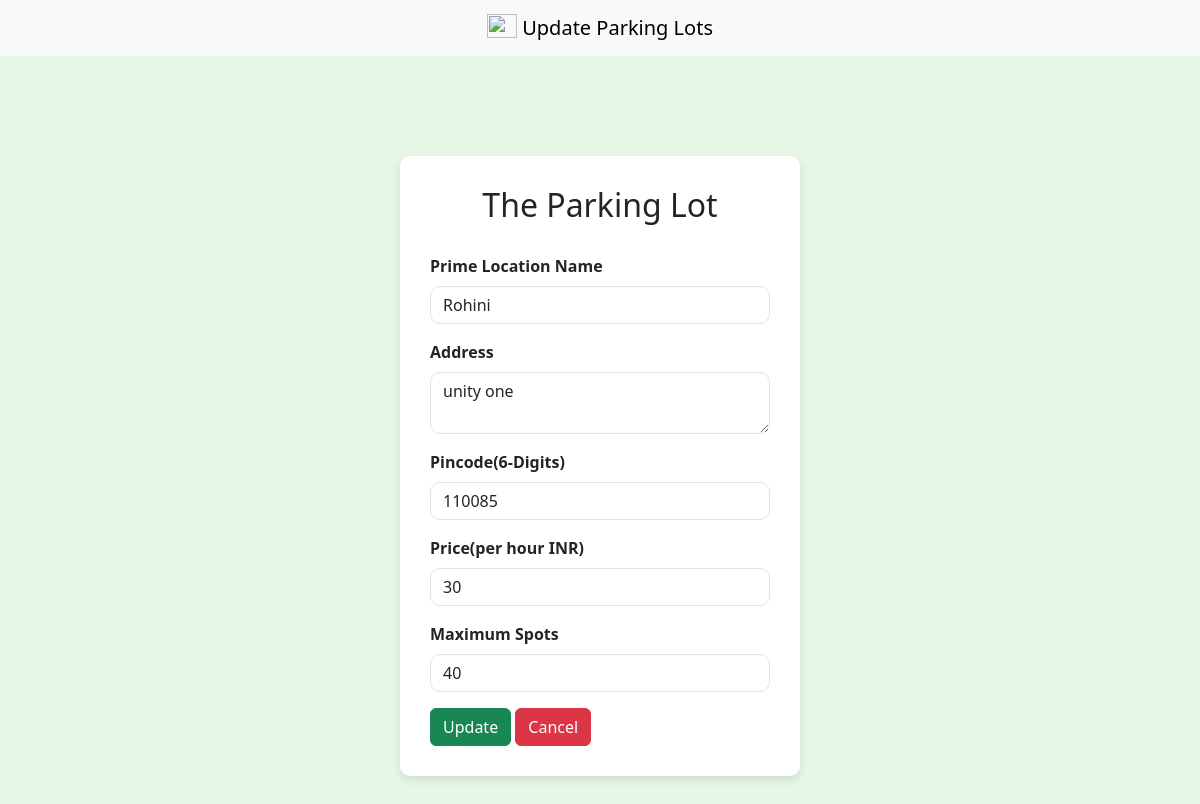
The page /admin/dashboard/editlot/2 on the database as committed earlier.
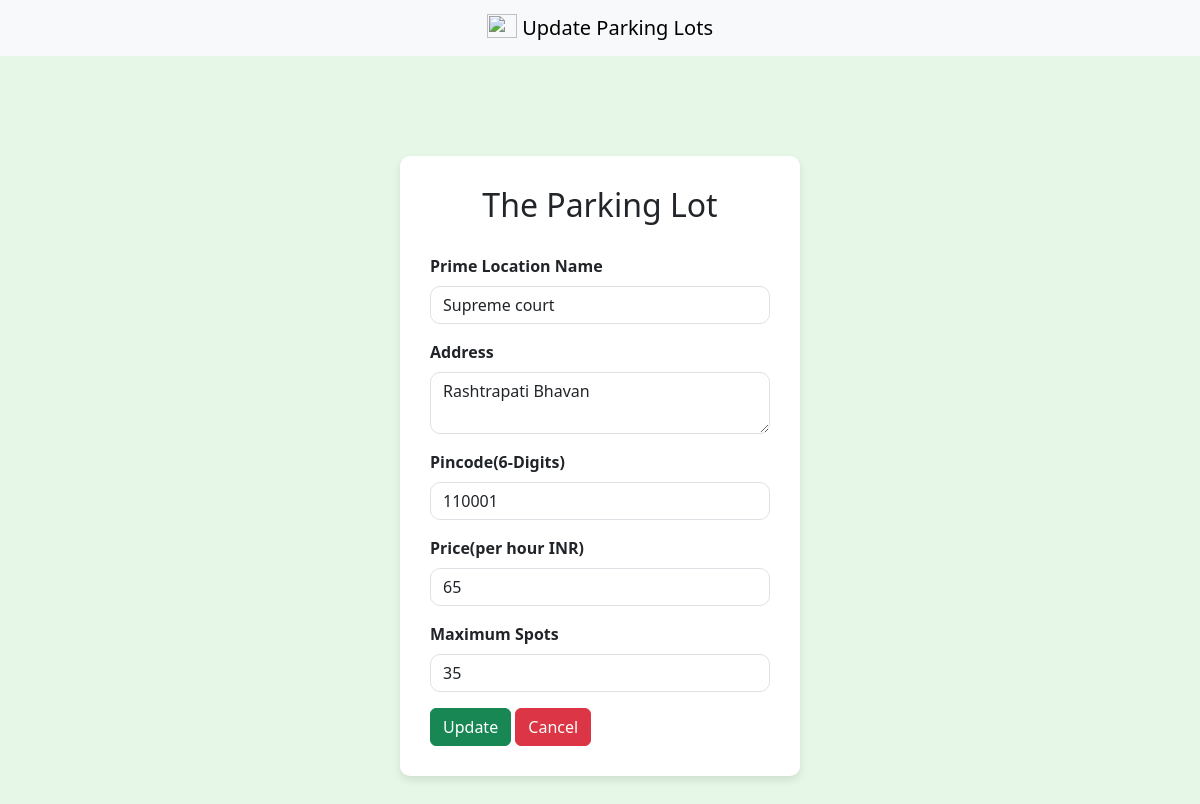
The same page on the database as committed later.
### models/models.py (models this page shows)
class ParkingLot(db.Model):
    id=db.Column(db.Integer(),primary_key=True)
    location_name = db.Column(db.String(250),nullable=False)
    pincode=db.Column(db.Integer(),nullable=False)
    price=db.Column(db.Integer(),nullable=False)
    max_spots=db.Column(db.Integer(),nullable=False)
    address=db.Column(db.String(250),nullable=False)
    occupied=db.Column(db.Integer(),default=0)

### controllers/controllers.py (the view, shortened to what this page needs)
@controllers.route("/admin/dashboard/editlot/<int:lot_id>", methods=['GET','POST'])
def editParkingLot(lot_id):
    parkinglot=ParkingLot.query.get_or_404(lot_id)
    return render_template("editParkingLot.html",parkinglot=parkinglot)

### templates/editParkingLot.html (shortened to what this page needs)
<!DOCTYPE html>
<html lang="en">
<head>
    <link href="https://cdn.jsdelivr.net/npm/bootstrap@5.3.0-alpha1/dist/css/bootstrap.min.css" rel="stylesheet">
</head>
<body>
    <nav class="navbar bg-body-tertiary">
  <div class="container-fluid text-center">
    <a class="navbar-brand mx-auto " href="#">
      <img src="https://images.pexels.com/photos/164634/pexels-photo-164634.jpeg?_gl=1*1rfblvq*_ga*MTY5NDc0NzA3NC4xNzUzMjk4NzE5*_ga_8JE65Q40S6*czE3NTMyOTg3MTgkbzEkZzEkdDE3NTMyOTg3MjMkajU1JGwwJGgw" width="30" height="24" class="d-inline-block align-text-top" style="align-content: center;">
      Update Parking Lots
    </a>
  </div>
        </nav>
    <div class="login-container">
        <h2>The Parking Lot</h2>
        <form action="/admin/dashboard/editlot/{{ parkinglot.id }}" method="POST">
            <div class="mb-3">
                <label for="text" class="form-label"><b>Prime Location Name</b></label>
                <input type="text" class="form-control" id="location_name" placeholder="Enter Location Name" name ="location_name" required value="{{ parkinglot.location_name }}">
            </div>
            <div class="mb-3">
                <label for="address" class="form-label"><b>Address</b></label>
                <textarea type="address" class="form-control" id="address" placeholder="Enter your address" name="address" required >{{ parkinglot.address }}</textarea>
            </div>
             <div class="mb-3">
                <label for="number" class="form-label"><b>Pincode(6-Digits)</b></label>
                <input type="number" class="form-control" id="pincode" placeholder="pincode" name ="pincode" required  value="{{ parkinglot.pincode }}">
            </div>
             <div class="mb-3">
                <label for="number" class="form-label"><b>Price(per hour INR)</b></label>
                <input type="number" class="form-control" id="price" placeholder="price" name ="price" required value="{{ parkinglot.price }}">
            </div>
             <div class="mb-3">
                <label for="number" class="form-label"><b>Maximum Spots</b></label>
                <input type="number" class="form-control" id="max_spots" placeholder="max_spots" name ="max_spots" required value="{{ parkinglot.max_spots }}">
            </div>
            <button type="submit" class="btn btn-success" href="">Update</button>
            <a href="/admin/dashboard" class="btn btn-danger">Cancel</a>
        </form>
    </div>
</body>
</html>

### templates/editParkingLot.html (style rules this page uses)
body { background-color: #e6f7e7; }
.login-container { max-width: 400px; margin: 100px auto; background-color: white; padding: 30px; border-radius: 10px; box-shadow: 0 4px 8px rgba(0, 0, 0, 0.1); }
.login-container h2 { text-align: center; margin-bottom: 30px; }
.form-control { border-radius: 10px; }

Rows that differ between the two databases and show on the page:
changed ParkingLot: location_name "Rohini" → "Supreme court"; address "unity one" → "Rashtrapati Bhavan"; pincode "110085" → "110001"; price "30" → "65"; max_spots "40" → "35"
